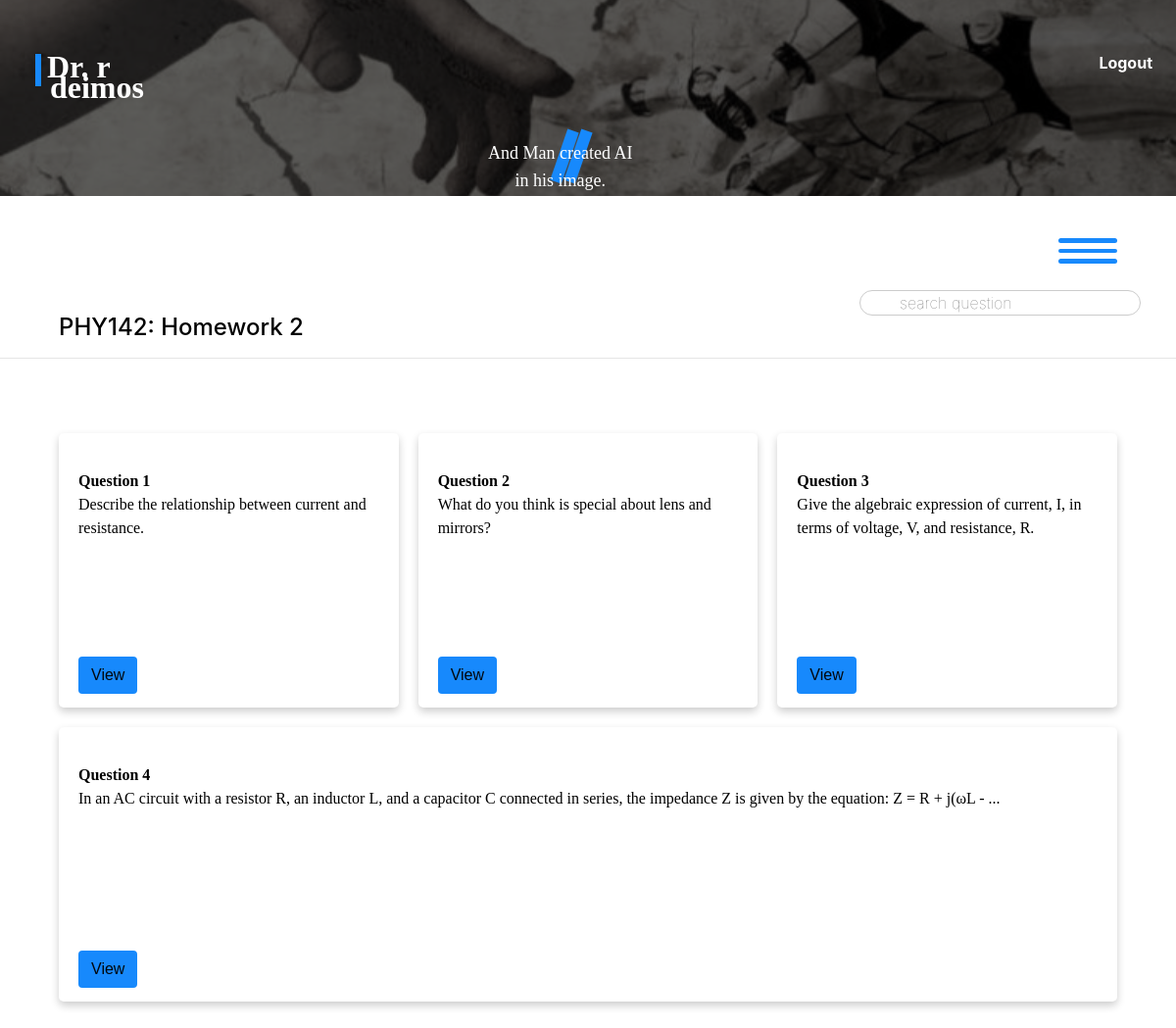
Before: /deimos/courses/13/assignments/6 (signed in) with the older database file.
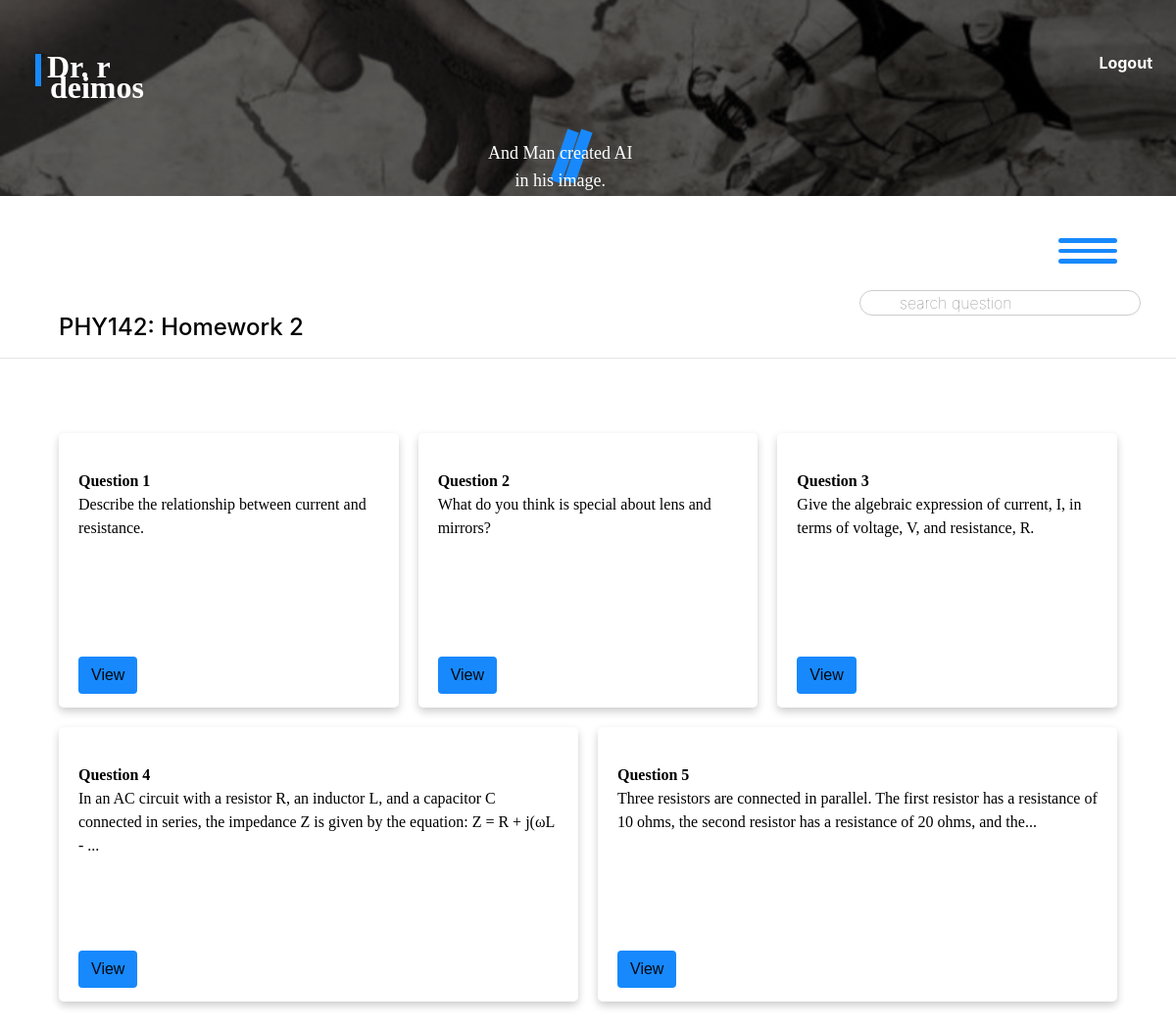
After: the same page with the newer database file.
### phobos/models.py (models this page shows, shortened)
class Question(models.Model):
    number = models.CharField(blank=False, null=False, max_length=5)
    text = models.TextField(max_length= 2000, null=False, blank=False)
    assignment = models.ForeignKey(Assignment, null=True, on_delete=models.CASCADE, \
                                   related_name="questions")
    category = models.CharField(max_length=50, null=True, blank=True)
    topic = models.ForeignKey(Topic, on_delete=models.SET_NULL, null=True, blank=True)
    sub_topic = models.ForeignKey(SubTopic, on_delete=models.SET_NULL, null=True, blank=True)
    num_points = models.IntegerField(default=10, validators=[MinValueValidator(0), MaxValueValidator(15)]) # Add lower and upper bound.
    parent_question = models.ForeignKey('self', on_delete=models.CASCADE, null=True, \
                                        blank=True, related_name='sub_questions')
    timestamp = models.DateTimeField(auto_now_add=True)
    difficulty_level = models.CharField(
        max_length=10,
        choices=DifficultyChoices.choices,
        default=DifficultyChoices.MEDIUM,
    )
    answer_type = models.CharField(
        max_length = 30,
        choices = QuestionChoices.choices,
        default = QuestionChoices.STRUCTURAL_TEXT
    )
    max_num_attempts = models.IntegerField(default=5)
    answer = models.CharField(max_length=1000, null=True, blank=True) # TODO: delete this attribute.
    deduct_per_attempt = models.FloatField(default=0.05, blank=True, null=True)
    margin_error = models.FloatField(default=0.03, blank=True, null=True)
    due_date = models.DateTimeField(null=True, blank=True)
    embedding = models.JSONField(null=True, blank=True)  # Field to store encoded representation for search

### deimos/views.py (the view)
@login_required(login_url='astros:login')
def assignment_management(request, assignment_id, course_id=None):
    student = get_object_or_404(Student, pk = request.user.pk)
    assignment = get_object_or_404(Assignment, pk = assignment_id)
    assignment_student, created = AssignmentStudent.objects.get_or_create(student = student, assignment=assignment)
    assignment_student.save()
    """
    is_assigned = AssignmentStudent.objects.filter(student=student, assignment=assignment).exists()
    if not is_assigned:
        return HttpResponseForbidden('You have not be assigned this assignment.')

    """
    questions = Question.objects.filter(assignment = assignment)
    context = {
        "questions": questions,
        "assignment": assignment
    }
    return render(request, "deimos/assignment_management.html", context)

### deimos/templates/deimos/assignment_management.html (shortened to what this page needs)
{% extends 'deimos/layout.html' %}
{% load static %}
{% block body%}
<form action="{% url 'deimos:search_question' %}" method="post" id="search-form">
    <div id="sf-container">
        <input  id="search-field" type="text" name="search_question" placeholder="search question"/>
    </div>
</form>
    <br/>
    <br/>
    <h4>{{assignment.course.name}}: {{assignment.name}}</h4><hr/>
    <ul class="courses course-list">
        {% for question in questions %}
            {% include 'deimos/question_display.html' with question=question assignment_id=assignment.id course_id=assignment.course.id%}
        {% endfor %}
    </ul>
{% endblock %}

### deimos/templates/deimos/question_display.html (shortened to what this page needs)
<li class="question-li course-li" data-question-id="{{ question.id }}">
    <div class="course-section assigment-section">
        <div class="image-container">
        </div>
        <div class="c-text q-text">
            <span class="c-name"><strong>Question {{question.number}}</strong>
            <p class="c-description">{% if question.text|length > 147 %}
                {{ question.text|safe|slice:":147" }}...
            {% else %}
                {{ question.text|safe }}
            {% endif %}</p><br/>
        </div>
    </div>
    <div class="edit-section il">{% csrf_token %}
        <div><a href="{% url 'deimos:answer_question' assignment_id=assignment_id course_id=course_id question_id=question.id%}">
            <button class="btn edit-btn co" data-question-id="{{ question.id}}">View</button></div></a>
    </div>
</li>

Changed rows visible on the page:
added Question: number "5", text "Three resistors are connected in parallel. The first resistor has a resistance of 10 ohms, the second resistor has a resistance of 20 ohms, and the"
